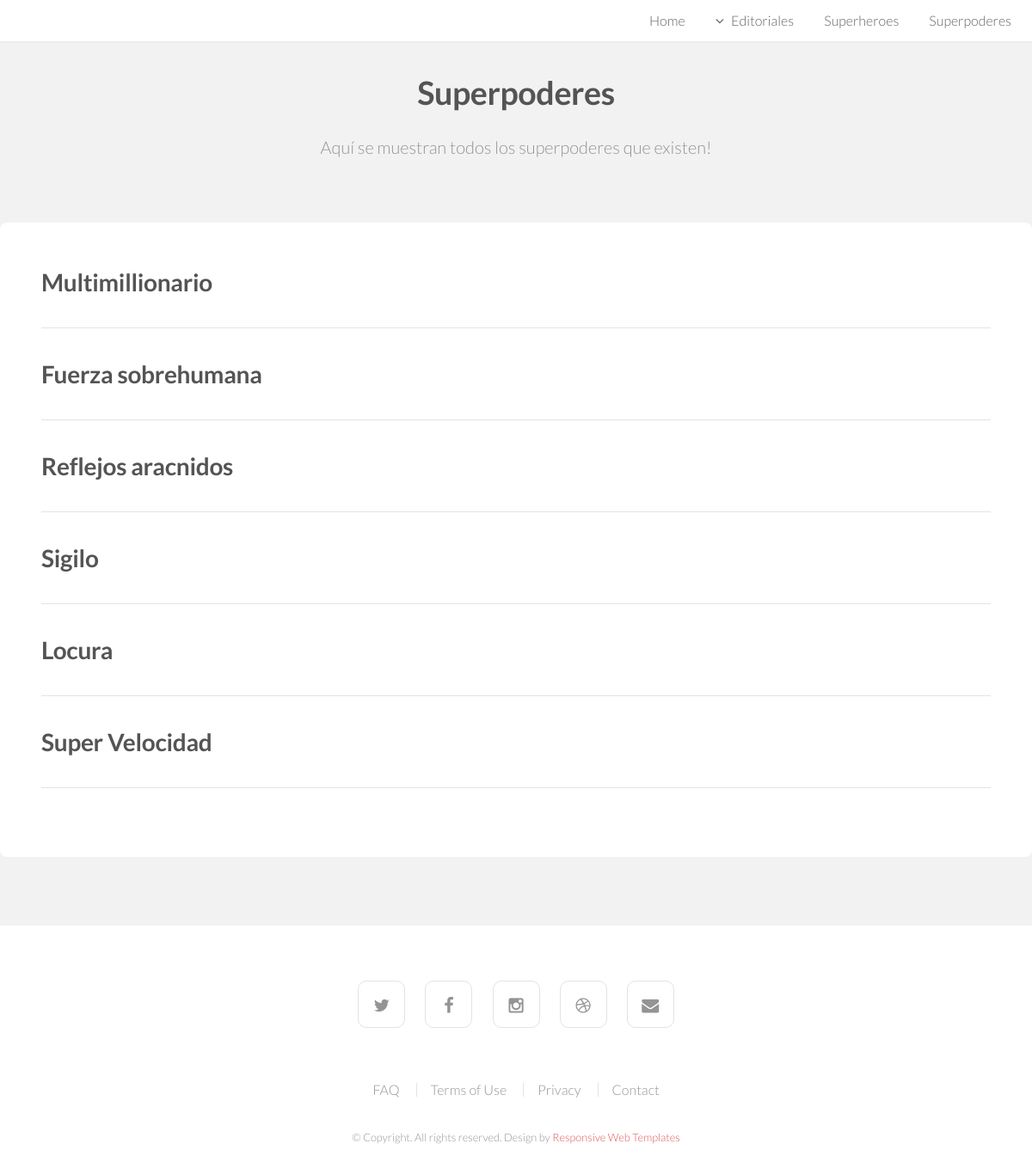
/heroWeb/superpoderes/, run on the app's committed database.
### heroWeb/models.py (models this page shows, shortened)
class Superpoder(models.Model):
    superheroe = models.ManyToManyField(Superheroe)
    nombre = models.CharField(max_length=50)
    descripcion = models.CharField(max_length=350)

### heroWeb/views.py (the view)
# urls.py: path('superpoderes/', SuperpoderListView.as_view(), name='superpoderes'), #Lista superpoderes #TODO: @Unai <---- empiezo por aqui
class SuperpoderListView(ListView):
    model = Superpoder
    template_name = 'superpoder_list.html'
    queryset = Superpoder.objects.all() #La info que mandamos al html
    context_object_name = 'superpoderes'  #cambio de nombre al objeto
    def get_context_data(self, **kwargs):
        context = super(SuperpoderListView, self).get_context_data(**kwargs)
        context['editorial'] = Grupo.objects.all()
        return context

### heroWeb/templates/superpoder_list.html
{% extends "index.html" %}
{% load static %}
{% block header %}
<header id="header" class="skel-layers-fixed">
{% endblock %}
{% block cuerpo %}
<section id="main" class="wrapper style1">
    <header class="major">
        <h2>Superpoderes</h2>
        <p>Aquí se muestran todos los superpoderes que existen!</p>
    </header>
    <div class="container">
            <section id="content">
                <section >
                    {% for superpoder in superpoderes %}
                        <section >
                            <h2><a href="{% url 'ssuperpodere' superpoder.id %}"> {{ superpoder.nombre }} </a></h2>
                        </section>
                        <section class= "blockimage">
                            <hr/>
                        </section>
                    {% endfor %}
                </section>
            </section>
    </div>
</section>
{% endblock %}

### heroWeb/static/css/skel.css (style rules this page uses)
html,body,div,span,applet,object,iframe,h1,h2,h3,h4,h5,h6,p,blockquote,pre,a,abbr,acronym,address,big,cite,code,del,dfn,em,img,ins,kbd,q,s,samp,small,strike,strong,sub,sup,tt,var,b,u,i,center,dl,dt,dd,ol,ul,li,fieldset,form,label,legend,table,caption,tbody,tfoot,thead,tr,th,td,article,aside,canvas,details,embed,figure,figcaption,footer,header,hgroup,menu,nav,output,ruby,section,summary,time,mark,audio,video { margin:0;padding:0;border:0;font-size:100%;font:inherit;vertical-align:baseline; }
article,aside,details,figcaption,figure,footer,header,hgroup,menu,nav,section { display:block; }
body { line-height:1; }
body { -webkit-text-size-adjust:none }
*, *:before, *:after { -moz-box-sizing: border-box; -webkit-box-sizing: border-box; box-sizing: border-box; }
body { min-width: 1200px; }
.container { margin-left: auto; margin-right: auto; width: 1200px; }

### heroWeb/static/css/style.css (style rules this page uses)
body { background: #fff; }
body, input, select, textarea { color: #646464; font-family: "Lato", Helvetica, sans-serif; font-size: 15pt; font-weight: 300; line-height: 1.75em; }
a { -moz-transition: color 0.2s ease-in-out, border-color 0.2s ease-in-out; -webkit-transition: color 0.2s ease-in-out, border-color 0.2s ease-in-out; -o-transition: color 0.2s ease-in-out, border-color 0.2s ease-in-out; -ms-transition: color 0.2s ease-in-out, border-color 0.2s ease-in-out; transition: color 0.2s ease-in-out, border-color 0.2s ease-in-out; color: #e0555a; text-decoration: none; }
p { margin: 0 0 2em 0; }
h1, h2, h3, h4, h5, h6 { color: #545454; font-weight: 700; line-height: 1em; margin: 0 0 1em 0; letter-spacing: -0.01em; }
h1 a, h2 a, h3 a, h4 a, h5 a, h6 a { color: inherit; text-decoration: none; }
h2 { font-size: 1.75em; line-height: 1.5em; }
hr { border: 0; border-bottom: solid 1px rgba(144, 144, 144, 0.25); margin: 2em 0; }
header p { color: #949494; position: relative; margin: 0 0 1.5em 0; }
header h2 + p { font-size: 1.25em; margin-top: -1em; line-height: 1.75em; }
header.major { text-align: center; }
header.major h2 { font-size: 2.35em; }
header.major p { margin: -1em 0 3.5em 0; }
.blockimage { clear: left; }
.wrapper { padding: 5em 0 3em 0; }
.wrapper.style1 { background: #f2f2f2; }
#header { background-color: #fff; box-shadow: 0 1px 2px 0 rgba(0, 0, 0, 0.05); color: inherit; cursor: default; height: 3em; left: 0; line-height: 3em; position: fixed; top: 0; width: 100%; z-index: 10000; }
#main > .container { position: relative; background: #ffffff; border-radius: 0.5em; margin-bottom: 2em; padding: 3em; }
#main > .container > :last-child, #main > .container > :last-child > :last-child, #main > .container > :last-child > :last-child > :last-child { margin-bottom: 0; }

### heroWeb/static/css/style-xlarge.css (style rules this page uses)
body, input, select, textarea { font-size: 12pt; }

### heroWeb/static/css/style-large.css (style rules this page uses)
body, input, select, textarea { font-size: 11pt; }

### data on the page
Superpoder: nombre "Multimillionario"
Superpoder: nombre "Fuerza sobrehumana"
Superpoder: nombre "Reflejos aracnidos"
Superpoder: nombre "Sigilo"
Superpoder: nombre "Locura"
Superpoder: nombre "Super Velocidad"
